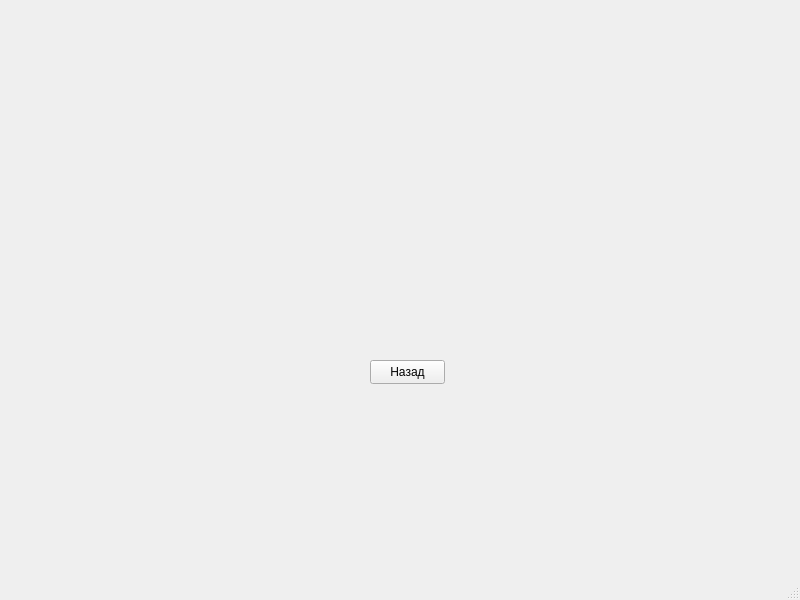
<?xml version="1.0" encoding="UTF-8"?>
<ui version="4.0">
 <class>MainWindow</class>
 <widget class="QMainWindow" name="MainWindow">
  <property name="geometry">
   <rect>
    <x>0</x>
    <y>0</y>
    <width>800</width>
    <height>600</height>
   </rect>
  </property>
  <property name="windowTitle">
   <string>MainWindow</string>
  </property>
  <widget class="QWidget" name="centralwidget">
   <widget class="QPushButton" name="quitButton">
    <property name="geometry">
     <rect>
      <x>370</x>
      <y>360</y>
      <width>75</width>
      <height>24</height>
     </rect>
    </property>
    <property name="text">
     <string>Назад</string>
    </property>
   </widget>
  </widget>
  <widget class="QMenuBar" name="menubar">
   <property name="geometry">
    <rect>
     <x>0</x>
     <y>0</y>
     <width>800</width>
     <height>22</height>
    </rect>
   </property>
  </widget>
  <widget class="QStatusBar" name="statusbar"/>
 </widget>
 <resources/>
 <connections/>
</ui>
